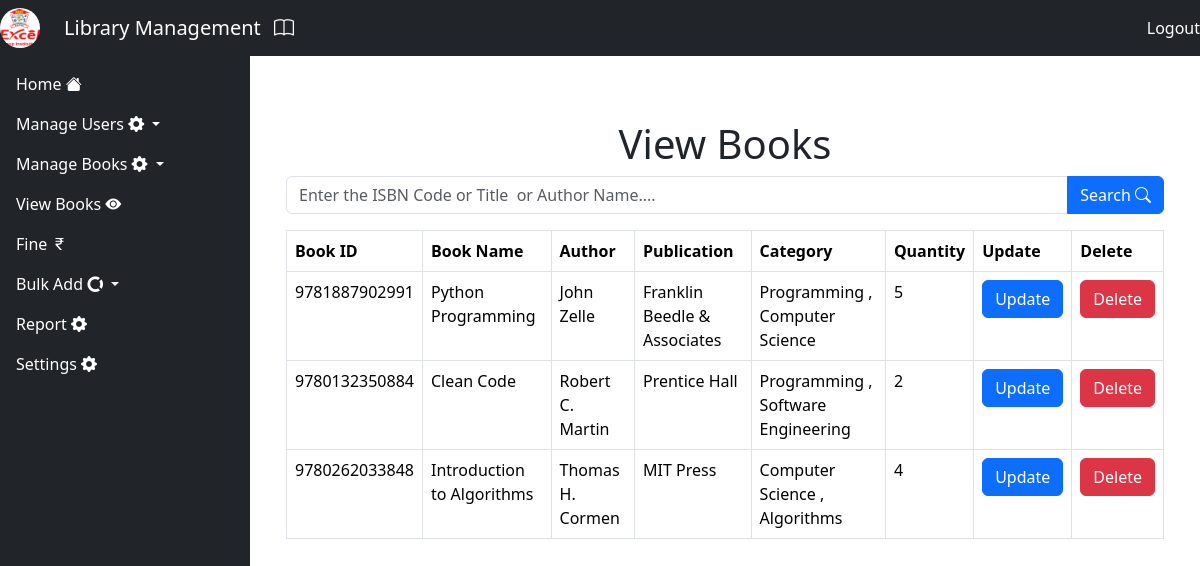
Page /view_books/ (signed in) on the earlier database version.
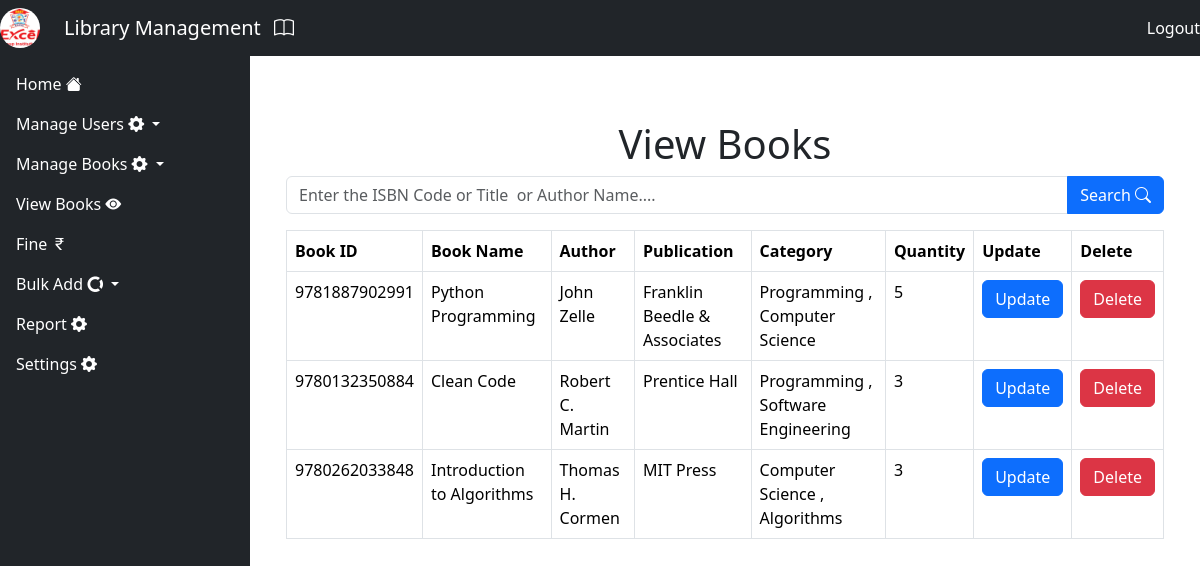
Same page on the later database version.
### Library/models.py (models this page shows, shortened)
class Book(models.Model):
    title = models.CharField(max_length=200)
    author = models.CharField(max_length=100)
    publisher = models.CharField(max_length=100)
    quantity = models.IntegerField(default=0)
    categories = models.ManyToManyField(Category, related_name='books')
    availability_status = models.CharField(max_length=10, default="Available")
    isbn = models.CharField(max_length=20, blank=True, null=True)

### Library/views.py (the view)
# urls.py: path('view_books/', viewBooks, name='view_books'),
@login_required(login_url='login')
def  viewBooks(request):
    books = Book.objects.all()
    categories = Category.objects.all()
    return render(request, 'view_books.html', {'books': books, 'categories': categories})

### Library/context_processors.py (called while the page is built)
def logo_context(request):
    setting = Setting.objects.first()
    return {
        'logo': setting.logo if setting else None
    }

### Library/templates/view_books.html (shortened to what the changed rows need)
{% extends 'base.html' %}
{% block content %}
<div class="container mt-5">
    <h1 class="text-center">View Books</h1>
<table class="table table-bordered">
    <thead>
        <tr>
            <th>Book ID</th>
            <th>Book Name</th>
            <th>Author</th>
            <th>Publication</th>
            <th>Category</th>
            <th>Quantity</th>
            <th>Update</th>
            <th>Delete</th>
        </tr>
    </thead>
    <tbody>
        {%if searched_book%}
        <tr>
            <td>{{ searched_book.isbn }}</td>
            <td>{{ searched_book.title }}</td>
            <td>{{ searched_book.author }}</td>
            <td>{{ searched_book.publisher }}</td>
            <td>
                {% if searched_book.categories %}
                    {% for category in searched_book.categories.all %}
                        {{ category.name }} {% if not forloop.last %}, {% endif %}
                    {% endfor %}
                {% else %}
                    No Categories
                {% endif %}
            </td>
            <td>{{ searched_book.quantity }}</td>
            <td><button class="btn btn-primary" data-bs-toggle="modal" data-bs-target="#editBookModal{{ searched_book.id }}">Update</button></td>
            <td><a href="{%url 'delete_book' searched_book.id%}" class="btn btn-danger">Delete</a></td>
        </tr>
        <div class="modal" id="editBookModal{{ searched_book.id }}" aria-hidden="true">
            <div class="modal-dialog">
                    <div class="modal-content">
                        <div class="modal-header">
                            <h1 class="modal-title">Edit Book</h1>
                            <button type="button" class="btn-close" data-bs-dismiss="modal" aria-label="Close"></button>
                        </div>
                        <div class="modal-body">
                            <form method="post" action="{% url 'update_book' searched_book.id %}">
                                {% csrf_token %}
                                <div class="mb-3">
                                    <label for="editTitle" class="col-form-label">Title:</label>
                                    <input type="text" class="form-control" id="editTitle" name="title" value="{{ searched_book.title }}">
                                </div>
                                <div class="mb-3">
                                    <label for="editAuthor" class="col-form-label">Author:</label>
                                    <input type="text" class="form-control" id="editAuthor" name="author" value="{{ searched_book.author }}">
                                </div>
                                <div class="mb-3">
                                    <label for="editPublisher" class="col-form-label">Publisher:</label>
                                    <input type="text" class="form-control" id="editPublisher" name="publisher" value="{{ searched_book.publisher }}">
                                </div>
                                <div class="mb-3">
                                    <label for="editISBN" class="col-form-label">ISBN:</label>
                                    <input type="text" class="form-control" id="editISBN" name="isbn" value="{{searched_book.isbn}}" >
                                    <div class="modal-footer">
                                </div>
                                <div class="mb-3">
                                    <label for="editQuantity" class="col-form-label">Quantity:</label>
                                    <input type="text" class="form-control" id="editQuantity" name="quantity" value="{{ searched_book.quantity }}">
                                </div>
                                    <button type="button" class="btn btn-secondary" data-bs-dismiss="modal">Close</button>
                                    <button class="btn btn-primary" type="submit">Confirm</button>
                                </div>
                            </form>
                        </div>
                </div>
            </div>
        </div>
        {% elif books%}
        {% for book in books %}
        <tr>
            <td>{{ book.isbn }}</td>
            <td>{{ book.title }}</td>
            <td>{{ book.author }}</td>
            <td>{{ book.publisher }}</td>
            <td>
                {% if book.categories %}
                    {% for category in book.categories.all %}
                        {{ category.name }} {% if not forloop.last %}, {% endif %}
                    {% endfor %}
                {% else %}
                    No Categories
                {% endif %}
            </td>
            <td>{{ book.quantity }}</td>
            <td><button class="btn btn-primary" data-bs-toggle="modal" data-bs-target="#editBookModal{{ book.id }}">Update</button></td>
            <td><a href="{%url 'delete_book' book.id%}" class="btn btn-danger">Delete</a></td>
        </tr>
        {% endfor %}
        {% else %}
        <tr>
            <td colspan="8" class="text-center">No books found.</td>
        </tr>
        {% endif %}
    </tbody>
</table>
</div>
{% endblock %}

Differences in the rows shown:
changed Book "Clean Code": quantity "2" → "3"
changed Book "Introduction to Algorithms": quantity "4" → "3"
